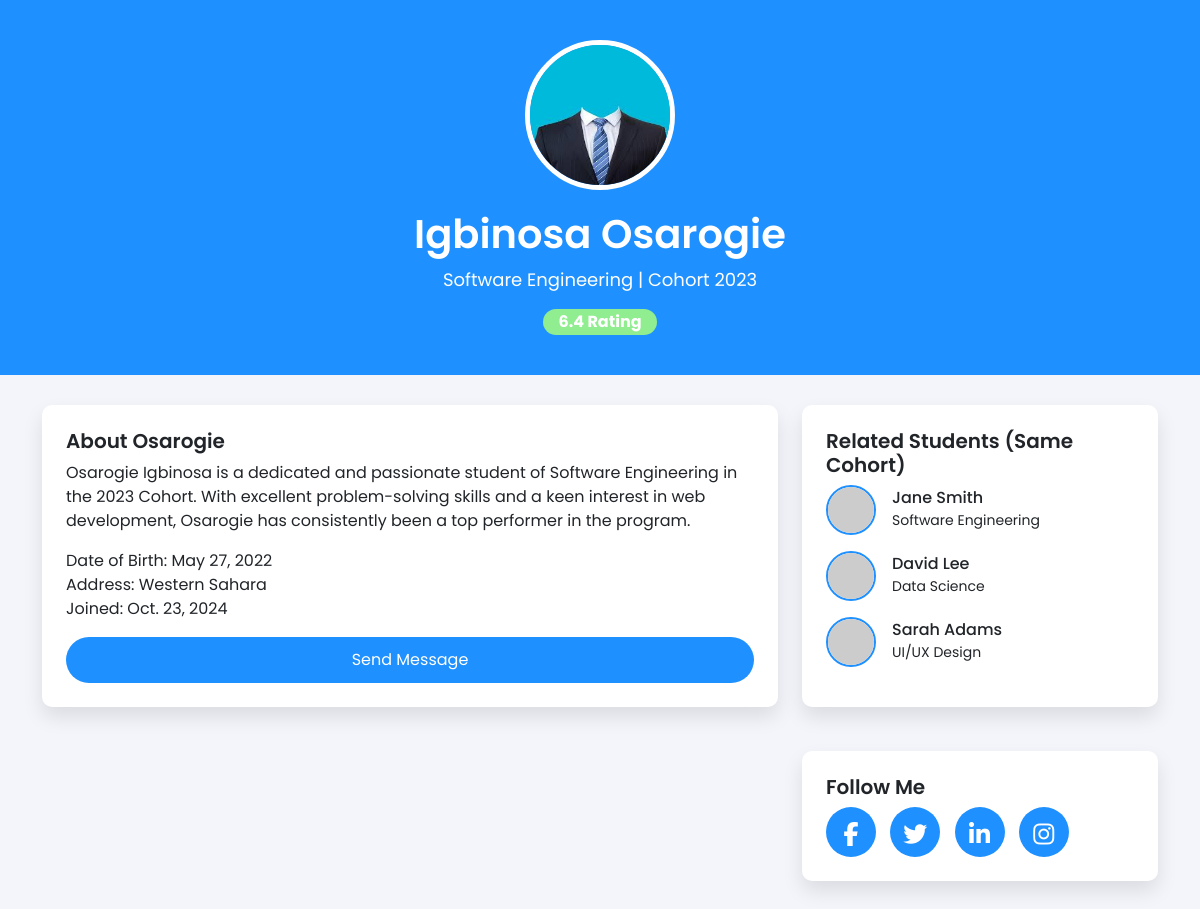
Screenshot of /student/1/ with the database file from the repository.
### New_App/models.py (models this page shows, shortened)
class Student(models.Model):
    surname = models.CharField(max_length= 200)
    first_name = models.CharField(max_length= 150)
    status = models.CharField(max_length=225)
    rating = models.FloatField(default=0.0)

class Student_profile(models.Model):
    student = models.OneToOneField(Student, on_delete = models.CASCADE, related_name = "profile")
    username = models.CharField(max_length=155)
    date_of_birth = models.DateField()
    address = models.TextField()
    profile_pic = models.ImageField(upload_to="Student_profile",height_field=None, width_field=None, max_length=None )
    date_joined = models.DateField(auto_now=False, auto_now_add=False)

class Program(models.Model):
    course = models.CharField(max_length=200)
    grade = models.CharField(max_length=50)
    student = models.ForeignKey(Student, on_delete= models.CASCADE)

### New_App/views.py (the view)
# urls.py: path("student/<int:id>/", views.student_detail, name="student_detail"),
def student_detail(request, id):
    student = get_object_or_404(Student, id=id)
    return render(request, "index.html", {"student": student})

### template/index.html (shortened to what this page needs)
{% load static %}
<!DOCTYPE html>
<html lang="en">
    <head>
        <link href="https://cdn.jsdelivr.net/npm/bootstrap@5.3.0-alpha1/dist/css/bootstrap.min.css" rel="stylesheet">
        <link rel="stylesheet" href="https://cdnjs.cloudflare.com/ajax/libs/font-awesome/6.6.0/css/all.min.css">
        <link rel="stylesheet" href="{% static 'about.css' %}">
    </head>
  <body>
    <section class="profile-header">
      <div class="container text-center">
        <img
          src="{{ student.profile.profile_pic.url }}"
          alt="Profile Picture"
        />
        <h1>{{student.surname}} {{student.first_name}}</h1>
        <p>
          {% for prog in student.program_set.all %} {{prog.course}} {% endfor %}
          | Cohort 2023
        </p>
        <span class="badge badge-custom">{{student.rating}} Rating</span>
      </div>
    </section>
    <section class="profile-content">
      <div class="container">
        <div class="row">
          <div class="col-md-8">
            <div class="card p-4">
              <h5>About {{student.first_name}}</h5>
              <p>
                {{student.first_name}} {{student.surname}} is a dedicated and
                passionate student of {% for prog in student.program_set.all %}
                {{prog.course}} {% endfor %} in the 2023 Cohort. With excellent
                problem-solving skills and a keen interest in web development,
                {{student.first_name}} has consistently been a top performer in the program.
              </p>
              <p>
                Date of Birth: {{student.profile.date_of_birth}} <br />
                Address: {{student.profile.address}} <br />
                Joined: {{student.profile.date_joined}}
              </p>
              <button class="btn btn-custom">Send Message</button>
            </div>
          </div>
          <div class="col-md-4">
            <div class="card p-4">
              <h5>Related Students (Same Cohort)</h5>
              <ul class="list-unstyled">
                <li class="d-flex align-items-center mb-3">
                  <img
                    src="https://via.placeholder.com/50"
                    alt="Student"
                    class="related-student-img"
                  />
                  <div class="ms-3">
                    <h6 class="mb-0">Jane Smith</h6>
                    <small>Software Engineering</small>
                  </div>
                </li>
                <li class="d-flex align-items-center mb-3">
                  <img
                    src="https://via.placeholder.com/50"
                    alt="Student"
                    class="related-student-img"
                  />
                  <div class="ms-3">
                    <h6 class="mb-0">David Lee</h6>
                    <small>Data Science</small>
                  </div>
                </li>
                <li class="d-flex align-items-center">
                  <img
                    src="https://via.placeholder.com/50"
                    alt="Student"
                    class="related-student-img"
                  />
                  <div class="ms-3">
                    <h6 class="mb-0">Sarah Adams</h6>
                    <small>UI/UX Design</small>
                  </div>
                </li>
              </ul>
            </div>
          </div>
        </div>
        <div class="row mt-4">
          <div class="col-md-8"></div>
          <div class="col-md-4">
            <div class="card p-4">
              <h5>Follow Me</h5>
              <div class="follow-links">
                <a href="#"><i class="fab fa-facebook-f"></i></a>
                <a href="#"><i class="fab fa-twitter"></i></a>
                <a href="#"><i class="fab fa-linkedin-in"></i></a>
                <a href="#"><i class="fab fa-instagram"></i></a>
              </div>
            </div>
          </div>
        </div>
      </div>
    </section>
  </body>
</html>

### static/about.css (style rules this page uses)
body { font-family: 'Poppins', sans-serif; background-color: #f4f5fa; }
.profile-header { background: dodgerblue; color: white; padding: 40px 0; text-align: center; }
.profile-header img { border-radius: 50%; border: 5px solid white; width: 150px; height: 150px; }
.profile-header h1 { font-weight: 600; margin-top: 20px; }
.profile-header p { font-size: 18px; color: white; }
.profile-content { padding: 30px; }
.profile-content .card { background: white; box-shadow: 0px 10px 20px rgba(0, 0, 0, 0.1); border: none; border-radius: 10px; margin-bottom: 20px; }
.profile-content .card h5 { font-weight: 600; }
.badge-custom { background-color: lightgreen; color: white; font-size: 16px; padding: 5px 15px; border-radius: 20px; }
.related-student-img { width: 50px; height: 50px; border-radius: 50%; border: 2px solid dodgerblue; }
.btn-custom { background-color: dodgerblue; color: white; padding: 10px 20px; border-radius: 25px; }
.follow-links a { display: inline-block; margin-right: 10px; color: white; font-size: 24px; background-color: dodgerblue; padding: 10px; border-radius: 50%; width: 50px; height: 50px; text-align: center; }

### rows the page displays
Student: profile.profile_pic (picture), surname "Igbinosa", first_name "Osarogie", rating "6.4", profile.date_of_birth "May 27, 2022", profile.address "Western Sahara", profile.date_joined "Oct. 23, 2024"
Program: course "Software Engineering"
